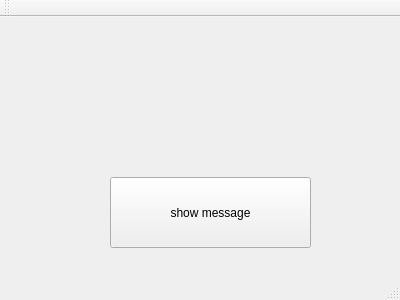
<?xml version="1.0" encoding="UTF-8"?>
<ui version="4.0">
 <class>MainWindow</class>
 <widget class="QMainWindow" name="MainWindow">
  <property name="geometry">
   <rect>
    <x>0</x>
    <y>0</y>
    <width>400</width>
    <height>300</height>
   </rect>
  </property>
  <property name="windowTitle">
   <string>MainWindow</string>
  </property>
  <widget class="QWidget" name="centralWidget">
   <widget class="QPushButton" name="pushButton">
    <property name="geometry">
     <rect>
      <x>110</x>
      <y>160</y>
      <width>201</width>
      <height>71</height>
     </rect>
    </property>
    <property name="text">
     <string>show message</string>
    </property>
   </widget>
  </widget>
  <widget class="QMenuBar" name="menuBar">
   <property name="geometry">
    <rect>
     <x>0</x>
     <y>0</y>
     <width>400</width>
     <height>26</height>
    </rect>
   </property>
  </widget>
  <widget class="QToolBar" name="mainToolBar">
   <attribute name="toolBarArea">
    <enum>TopToolBarArea</enum>
   </attribute>
   <attribute name="toolBarBreak">
    <bool>false</bool>
   </attribute>
  </widget>
  <widget class="QStatusBar" name="statusBar"/>
 </widget>
 <layoutdefault spacing="6" margin="11"/>
 <resources/>
 <connections/>
</ui>
